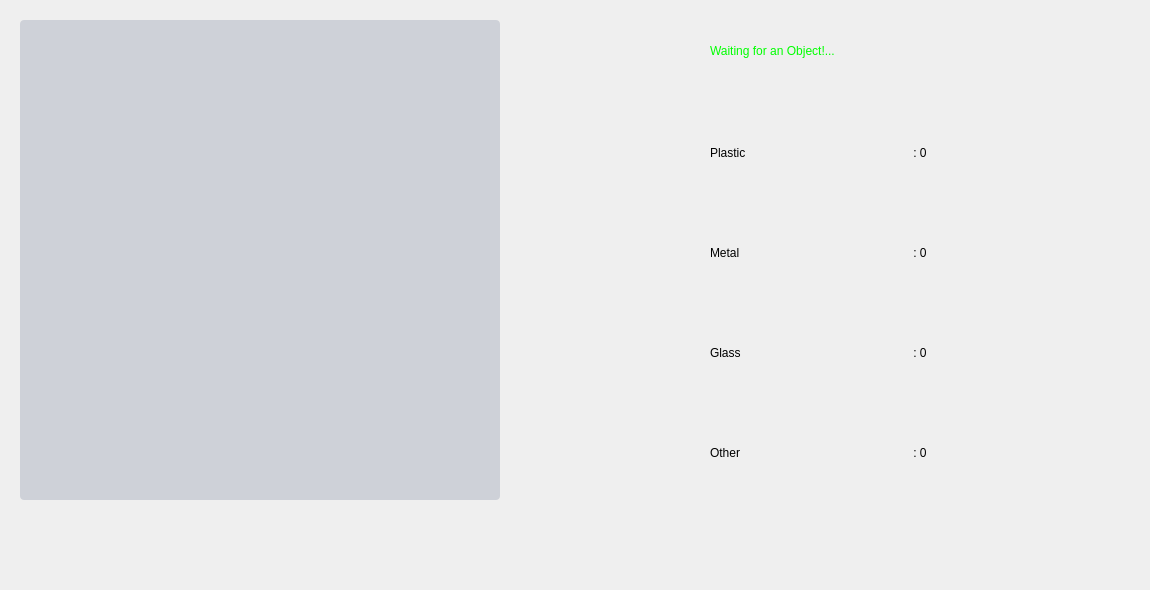
                     <widget class="QWidget" name="home_page">
                      <property name="styleSheet">
                       <string notr="true"/>
                      </property>
                      <widget class="QFrame" name="frame_2">
                       <property name="geometry">
                        <rect>
                         <x>10</x>
                         <y>10</y>
                         <width>1131</width>
                         <height>571</height>
                        </rect>
                       </property>
                       <property name="sizePolicy">
                        <sizepolicy hsizetype="Preferred" vsizetype="Preferred">
                         <horstretch>0</horstretch>
                         <verstretch>0</verstretch>
                        </sizepolicy>
                       </property>
                       <property name="frameShape">
                        <enum>QFrame::NoFrame</enum>
                       </property>
                       <property name="frameShadow">
                        <enum>QFrame::Plain</enum>
                       </property>
                       <widget class="QFrame" name="user_frame_all">
                        <property name="geometry">
                         <rect>
                          <x>0</x>
                          <y>0</y>
                          <width>1160</width>
                          <height>582</height>
                         </rect>
                        </property>
                        <property name="frameShape">
                         <enum>QFrame::NoFrame</enum>
                        </property>
                        <property name="frameShadow">
                         <enum>QFrame::Plain</enum>
                        </property>
                        <widget class="QFrame" name="result_frame_camera2">
                         <property name="geometry">
                          <rect>
                           <x>700</x>
                           <y>10</y>
                           <width>420</width>
                           <height>480</height>
                          </rect>
                         </property>
                         <property name="styleSheet">
                          <string notr="true">#result_frame_camera{background-color:rgba(0, 22, 72,35);border-radius:4px;}</string>
                         </property>
                         <property name="frameShape">
                          <enum>QFrame::NoFrame</enum>
                         </property>
                         <property name="frameShadow">
                          <enum>QFrame::Plain</enum>
                         </property>
                         <widget class="QLabel" name="label_camera_result2_1">
                          <property name="geometry">
                           <rect>
                            <x>200</x>
                            <y>100</y>
                            <width>200</width>
                            <height>65</height>
                           </rect>
                          </property>
                          <property name="lineWidth">
                           <number>1</number>
                          </property>
                          <property name="text">
                           <string> : 0</string>
                          </property>
                          <property name="alignment">
                           <set>Qt::AlignLeading|Qt::AlignLeft|Qt::AlignVCenter</set>
                          </property>
                         </widget>
                         <widget class="QLabel" name="label_camera_result2_2">
                          <property name="geometry">
                           <rect>
                            <x>200</x>
                            <y>200</y>
                            <width>200</width>
                            <height>65</height>
                           </rect>
                          </property>
                          <property name="lineWidth">
                           <number>1</number>
                          </property>
                          <property name="text">
                           <string> : 0</string>
                          </property>
                          <property name="alignment">
                           <set>Qt::AlignLeading|Qt::AlignLeft|Qt::AlignVCenter</set>
                          </property>
                         </widget>
                         <widget class="QLabel" name="label_camera_result2_3">
                          <property name="geometry">
                           <rect>
                            <x>200</x>
                            <y>300</y>
                            <width>200</width>
                            <height>65</height>
                           </rect>
                          </property>
                          <property name="lineWidth">
                           <number>1</number>
                          </property>
                          <property name="text">
                           <string> : 0</string>
                          </property>
                          <property name="alignment">
                           <set>Qt::AlignLeading|Qt::AlignLeft|Qt::AlignVCenter</set>
                          </property>
                         </widget>
                         <widget class="QLabel" name="label_camera_result2_4">
                          <property name="geometry">
                           <rect>
                            <x>200</x>
                            <y>400</y>
                            <width>200</width>
                            <height>65</height>
                           </rect>
                          </property>
                          <property name="lineWidth">
                           <number>1</number>
                          </property>
                          <property name="text">
                           <string> : 0</string>
                          </property>
                          <property name="alignment">
                           <set>Qt::AlignLeading|Qt::AlignLeft|Qt::AlignVCenter</set>
                          </property>
                         </widget>
                         <widget class="QLabel" name="label_camera_result2_5">
                          <property name="geometry">
                           <rect>
                            <x>0</x>
                            <y>0</y>
                            <width>410</width>
                            <height>61</height>
                           </rect>
                          </property>
                          <property name="styleSheet">
                           <string notr="true">     #label_camera_result2_5
    { font: 28pt &quot;Segoe UI&quot;; color:rgb(0, 255, 0); }</string>
                          </property>
                          <property name="lineWidth">
                           <number>1</number>
                          </property>
                          <property name="text">
                           <string>Waiting for an Object!...</string>
                          </property>
                          <property name="alignment">
                           <set>Qt::AlignLeading|Qt::AlignLeft|Qt::AlignVCenter</set>
                          </property>
                         </widget>
                         <widget class="QLabel" name="label_camera_result2_6">
                          <property name="geometry">
                           <rect>
                            <x>0</x>
                            <y>100</y>
                            <width>200</width>
                            <height>65</height>
                           </rect>
                          </property>
                          <property name="lineWidth">
                           <number>1</number>
                          </property>
                          <property name="text">
                           <string>Plastic</string>
                          </property>
                          <property name="alignment">
                           <set>Qt::AlignLeading|Qt::AlignLeft|Qt::AlignVCenter</set>
                          </property>
                         </widget>
                         <widget class="QLabel" name="label_camera_result2_7">
                          <property name="geometry">
                           <rect>
                            <x>0</x>
                            <y>200</y>
                            <width>200</width>
                            <height>65</height>
                           </rect>
                          </property>
                          <property name="lineWidth">
                           <number>1</number>
                          </property>
                          <property name="text">
                           <string>Metal</string>
                          </property>
                          <property name="alignment">
                           <set>Qt::AlignLeading|Qt::AlignLeft|Qt::AlignVCenter</set>
                          </property>
                         </widget>
                         <widget class="QLabel" name="label_camera_result2_8">
                          <property name="geometry">
                           <rect>
                            <x>0</x>
                            <y>300</y>
                            <width>200</width>
                            <height>65</height>
                           </rect>
                          </property>
                          <property name="lineWidth">
                           <number>1</number>
                          </property>
                          <property name="text">
                           <string>Glass</string>
                          </property>
                          <property name="alignment">
                           <set>Qt::AlignLeading|Qt::AlignLeft|Qt::AlignVCenter</set>
                          </property>
                         </widget>
                         <widget class="QLabel" name="label_camera_result2_9">
                          <property name="geometry">
                           <rect>
                            <x>0</x>
                            <y>400</y>
                            <width>200</width>
                            <height>65</height>
                           </rect>
                          </property>
                          <property name="lineWidth">
                           <number>1</number>
                          </property>
                          <property name="text">
                           <string>Other</string>
                          </property>
                          <property name="alignment">
                           <set>Qt::AlignLeading|Qt::AlignLeft|Qt::AlignVCenter</set>
                          </property>
                         </widget>
                        </widget>
                        <widget class="QFrame" name="image_frame_camera2">
                         <property name="geometry">
                          <rect>
                           <x>10</x>
                           <y>10</y>
                           <width>480</width>
                           <height>480</height>
                          </rect>
                         </property>
                         <property name="styleSheet">
                          <string notr="true">#image_frame_camera2{background-color:rgba(0, 22, 72,35);border-radius:4px;}</string>
                         </property>
                         <property name="frameShape">
                          <enum>QFrame::NoFrame</enum>
                         </property>
                         <property name="frameShadow">
                          <enum>QFrame::Plain</enum>
                         </property>
                         <widget class="QLabel" name="label_camera_image2">
                          <property name="geometry">
                           <rect>
                            <x>0</x>
                            <y>0</y>
                            <width>480</width>
                            <height>480</height>
                           </rect>
                          </property>
                          <property name="lineWidth">
                           <number>1</number>
                          </property>
                          <property name="scaledContents">
                           <bool>true</bool>
                          </property>
                          <property name="alignment">
                           <set>Qt::AlignCenter</set>
                          </property>
                         </widget>
                        </widget>
                       </widget>
                      </widget>
                     </widget>
